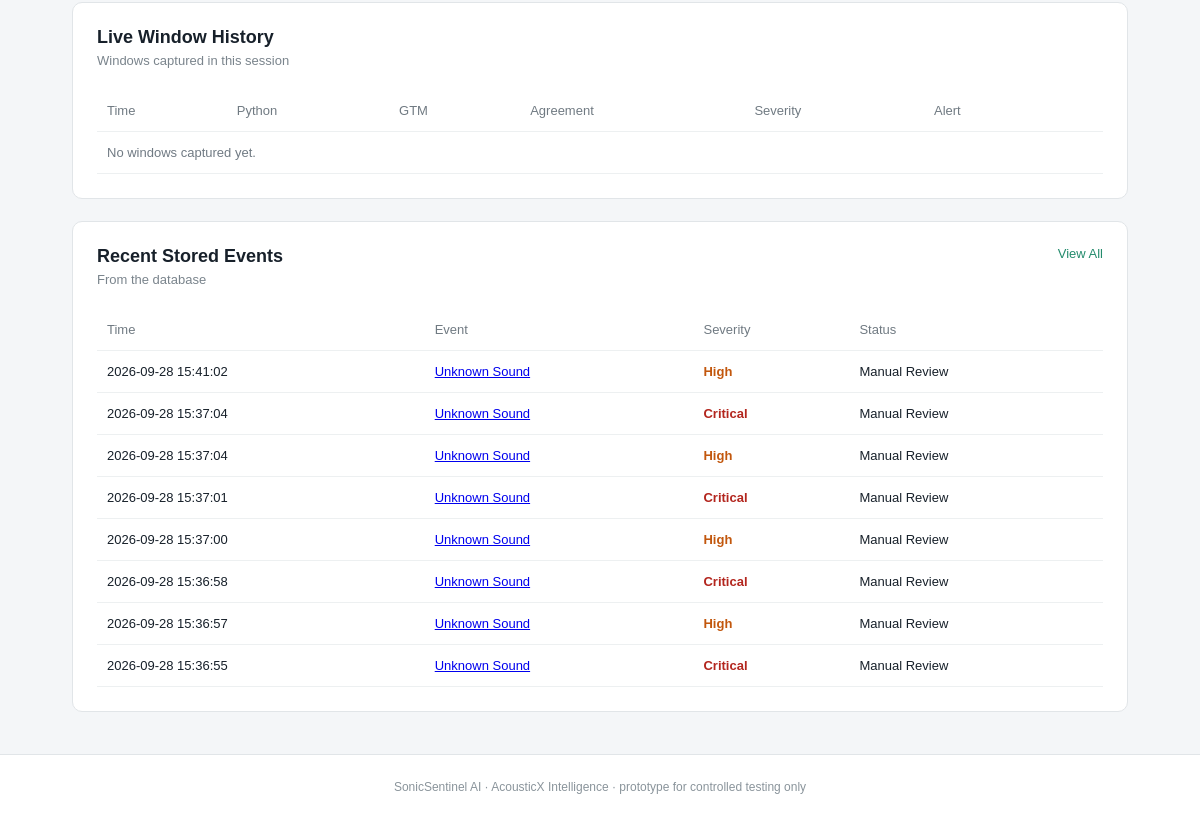
Page /live (signed in, lower part) on the earlier database version.
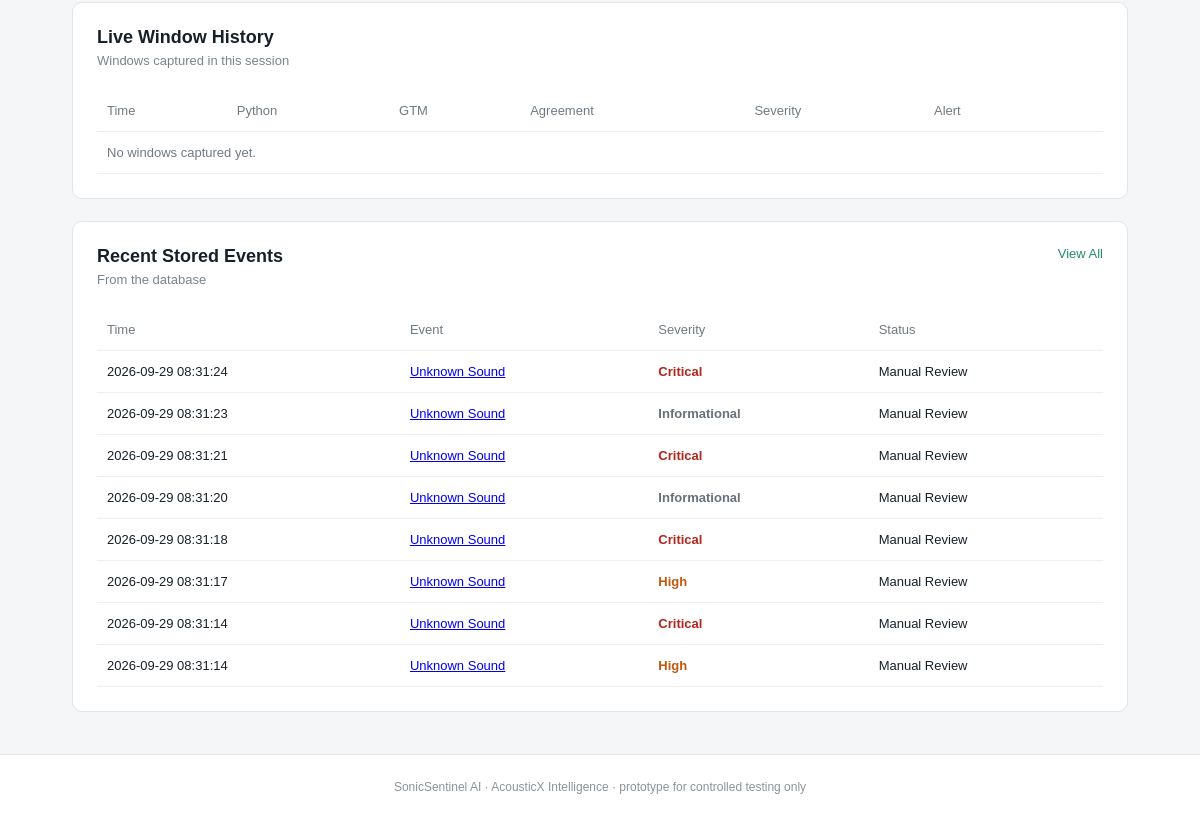
Same page on the later database version.
### tables this page shows
CREATE TABLE detections (
        detection_id INTEGER PRIMARY KEY,
        audio_id INTEGER,
        segment_index INTEGER NOT NULL DEFAULT 0,
        start_sec REAL,
        end_sec REAL,

        python_class TEXT,
        python_scores TEXT,
        python_confidence REAL,
        python_model_version TEXT,

        gtm_class TEXT,
        gtm_scores TEXT,
        gtm_confidence REAL,
        gtm_model_version TEXT,

        agreement_status TEXT,
        confidence_difference REAL,
        top_two_margin REAL,
        overlapping_classes TEXT,

        quality TEXT,
        quality_notes TEXT,
        noise_level REAL,

        final_class TEXT,
        confidence_level TEXT,
        severity TEXT,
        alert_status TEXT,
        recommended_action TEXT,
        manual_review_required INTEGER NOT NULL DEFAULT 0,
        manual_review_reason TEXT,
        status TEXT NOT NULL DEFAULT 'Classified',
        reviewer_decision TEXT,

        waveform_path TEXT,
        spectrogram_path TEXT,

        created_at TEXT NOT NULL DEFAULT CURRENT_TIMESTAMP,

        FOREIGN KEY (audio_id) REFERENCES audio_files(audio_id)
    );

### app.py (the view)
@app.route("/live")
def live():
    user = current_user()
    if user is None:
        return redirect(url_for("login"))
    context = page_context()
    context["user"] = user
    return render_template(
        "live.html",
        recent_events=database.get_recent_detections(8),
        active_alerts=database.get_alerts("active", 5),
        segment_duration=SEGMENT_DURATION_SEC,
        **context,
    )

### app.py (called while the page is built, shortened)
def current_user():
    user_id = session.get("user_id")
    if not user_id:
        return None
    return database.get_user(user_id)

def gtm_ready():
    model_file = os.path.join("gtm_model", "model.json")
    return bool(GTM_MODEL_URL) or os.path.exists(model_file)

def encoder_classes():
    import joblib
    path = os.path.join("python_models", LABEL_ENCODER_FILE)
    return [str(c) for c in joblib.load(path).classes_]

def gtm_label_check():
    meta = os.path.join("gtm_model", "metadata.json")
    if not os.path.exists(meta):
        return None
    try:
        with open(meta) as handle:
            labels = json.load(handle).get("labels")
    except ValueError as error:
        return f"gtm_model/metadata.json could not be read: {error}"
    try:
        expected = encoder_classes()
    except Exception as error:
        return f"label_encoder.pkl could not be read: {error}"

### config/config.py (called while the page is built)
def display_name(class_id):
    return CLASS_NAMES.get(class_id, class_id)

### database/database.py (called while the page is built)
def get_connection():
    connection = sqlite3.connect(DB_PATH)
    connection.row_factory = sqlite3.Row
    connection.execute("PRAGMA foreign_keys = ON")
    return connection

### templates/live.html (shortened to what this page needs)
{% extends "base.html" %}
{% set active_page = 'live' %}
{% block content %}
<section class="card events-card">
    <div class="card-heading">
        <div>
            <h2>Live Window History</h2>
            <p>Windows captured in this session</p>
        </div>
    </div>
    <div class="table-wrapper">
        <table>
            <thead>
                <tr>
                    <th>Time</th>
                    <th>Python</th>
                    <th>GTM</th>
                    <th>Agreement</th>
                    <th>Severity</th>
                    <th>Alert</th>
                    <th></th>
                </tr>
            </thead>
            <tbody id="liveHistory">
                <tr><td colspan="7" class="muted">No windows captured yet.</td></tr>
            </tbody>
        </table>
    </div>
</section>
<section class="card events-card">
    <div class="card-heading">
        <div>
            <h2>Recent Stored Events</h2>
            <p>From the database</p>
        </div>
        <a href="{{ url_for('event_history') }}" class="view-link">View All</a>
    </div>
    <div class="table-wrapper">
        <table>
            <thead>
                <tr>
                    <th>Time</th>
                    <th>Event</th>
                    <th>Severity</th>
                    <th>Status</th>
                </tr>
            </thead>
            <tbody>
                {% for event in recent_events %}
                <tr>
                    <td>{{ event['created_at'] }}</td>
                    <td>
                        <a href="{{ url_for('detection_detail', detection_id=event['detection_id']) }}">
                            {{ display_name(event['final_class'] or 'unknown') }}
                        </a>
                    </td>
                    <td><span class="severity-{{ (event['severity'] or 'low')|lower }}">{{ event['severity'] }}</span></td>
                    <td>{{ event['status'] }}</td>
                </tr>
                {% else %}
                <tr><td colspan="4" class="muted">No events recorded yet.</td></tr>
                {% endfor %}
            </tbody>
        </table>
    </div>
</section>
{% endblock %}

Differences in the rows shown:
no longer on this page (row unchanged): detections: created_at "2026-09-28 15:41:02", final_class "Unknown Sound", severity "High", status "Manual Review"
no longer on this page (row unchanged): detections: created_at "2026-09-28 15:37:04", final_class "Unknown Sound", severity "Critical", status "Manual Review"
no longer on this page (row unchanged): detections: created_at "2026-09-28 15:37:04", final_class "Unknown Sound", severity "High", status "Manual Review"
no longer on this page (row unchanged): detections: created_at "2026-09-28 15:37:01", final_class "Unknown Sound", severity "Critical", status "Manual Review"
no longer on this page (row unchanged): detections: created_at "2026-09-28 15:37:00", final_class "Unknown Sound", severity "High", status "Manual Review"
no longer on this page (row unchanged): detections: created_at "2026-09-28 15:36:58", final_class "Unknown Sound", severity "Critical", status "Manual Review"
no longer on this page (row unchanged): detections: created_at "2026-09-28 15:36:57", final_class "Unknown Sound", severity "High", status "Manual Review"
no longer on this page (row unchanged): detections: created_at "2026-09-28 15:36:55", final_class "Unknown Sound", severity "Critical", status "Manual Review"
added detections: created_at "2026-09-29 08:31:24", final_class "Unknown Sound", severity "Critical", status "Manual Review"
added detections: created_at "2026-09-29 08:31:23", final_class "Unknown Sound", severity "Informational", status "Manual Review"
added detections: created_at "2026-09-29 08:31:21", final_class "Unknown Sound", severity "Critical", status "Manual Review"
added detections: created_at "2026-09-29 08:31:20", final_class "Unknown Sound", severity "Informational", status "Manual Review"
added detections: created_at "2026-09-29 08:31:18", final_class "Unknown Sound", severity "Critical", status "Manual Review"
added detections: created_at "2026-09-29 08:31:17", final_class "Unknown Sound", severity "High", status "Manual Review"
added detections: created_at "2026-09-29 08:31:14", final_class "Unknown Sound", severity "Critical", status "Manual Review"
added detections: created_at "2026-09-29 08:31:14", final_class "Unknown Sound", severity "High", status "Manual Review"
